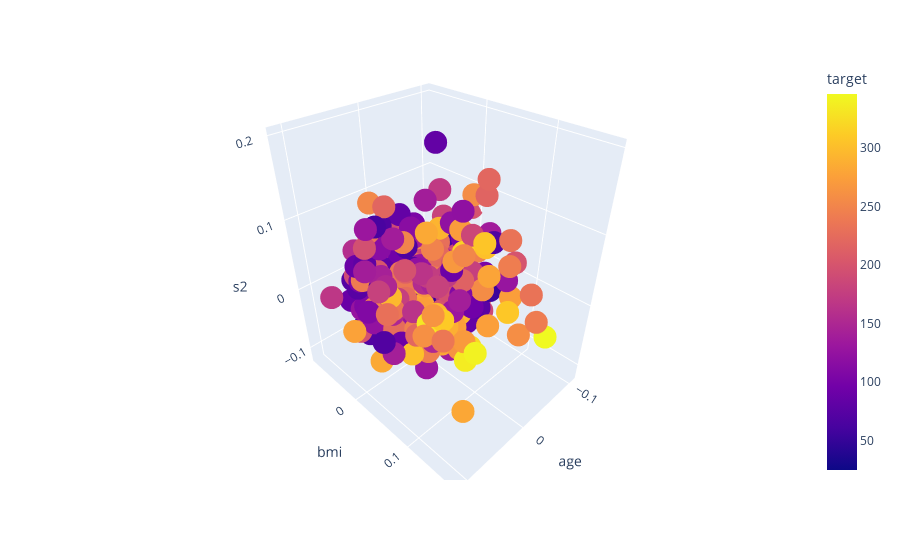

Notebook source saved alongside this figure:
### Code cell
fig = px.scatter_3d(
                    data, 
                    x='age', 
                    y='bmi', 
                    z='s2', 
                    color='target'
                    )
fig.show()

### Figure 1 — Plotly figure (JSON) as saved in the notebook; plotly's stock layout.template omitted (floating-point values rounded to 4 significant figures; data arrays with more than 128 entries replaced by an {"elided": "..."} marker saying what was removed)
{"data": [{"hovertemplate": "age=%{x}<br>bmi=%{y}<br>s2=%{z}<br>target=%{marker.color}<extra></extra>", "legendgroup": "", "marker": {"color": {"elided": "442 int values"}, "coloraxis": "coloraxis", "symbol": "circle"}, "mode": "markers", "name": "", "scene": "scene", "showlegend": false, "type": "scatter3d", "x": {"elided": "442 float values"}, "y": {"elided": "442 float values"}, "z": {"elided": "442 float values"}}], "layout": {"coloraxis": {"colorbar": {"title": {"text": "target"}}, "colorscale": [[0, "#0d0887"], [0.1111, "#46039f"], [0.2222, "#7201a8"], [0.3333, "#9c179e"], [0.4444, "#bd3786"], [0.5556, "#d8576b"], [0.6667, "#ed7953"], [0.7778, "#fb9f3a"], [0.8889, "#fdca26"], [1, "#f0f921"]]}, "legend": {"tracegroupgap": 0}, "margin": {"t": 60}, "scene": {"domain": {"x": [0, 1], "y": [0, 1]}, "xaxis": {"title": {"text": "age"}}, "yaxis": {"title": {"text": "bmi"}}, "zaxis": {"title": {"text": "s2"}}}}}
